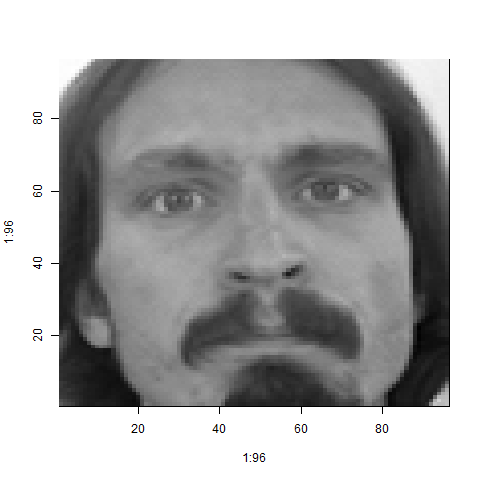
#> input picture img_1.png, 480 x 480 px, found by its file name
$ jupyter execute OpenCV_face_eye_cascade.ipynb
#> lines starting #> are read from the running program, lines starting #| are printed output that depends on the picture; after the words box and inside, x2 and y2 are one past the last pixel; in counts of white or black regions, pixels touching at a corner belong together
[cell 1]
import numpy as np
import cv2

[cell 2]
face_cascade = cv2.CascadeClassifier('C:/Users/Santhosh/Anaconda2/pkgs/opencv-2.4.11-py27_1/Library/share/' \
                                    'OpenCV/haarcascades/haarcascade_frontalface_default.xml')
eye_cascade = cv2.CascadeClassifier('C:/Users/Santhosh/Anaconda2/pkgs/opencv-2.4.11-py27_1/Library/share/' \
                                    'OpenCV/haarcascades/haarcascade_eye.xml')

[cell 3]
img = cv2.imread('C:/Users/Santhosh/Documents/Kaggle/Facial Keypoint Detection/images/img_1.png')
#> img is the input picture: shape (480, 480, 3); mean B, G, R 171.1, 171.1, 171.1
gray = cv2.cvtColor(img, cv2.COLOR_BGR2GRAY)

[cell 4]
faces = face_cascade.detectMultiScale(gray, 1.3)
#> faces = [[78, 54, 353, 353]]
for (x,y,w,h) in faces:
    cv2.rectangle(img,(x,y),(x+w,y+h),(255,0,0),2)
    roi_gray = gray[y:y+h, x:x+w]
    roi_color = img[y:y+h, x:x+w]
    eyes = eye_cascade.detectMultiScale(roi_gray)
    for (ex,ey,ew,eh) in eyes:
        cv2.rectangle(roi_color,(ex,ey),(ex+ew,ey+eh),(0,255,0),2)
#> this loop made 1 pass
#> (x, y, w, h, eyes) on pass 1: (78, 54, 353, 353, [[58, 105, 79, 79], [205, 99, 75, 75]])
#> pass 1, `roi_gray = gray[y:y+h, x:x+w]`:
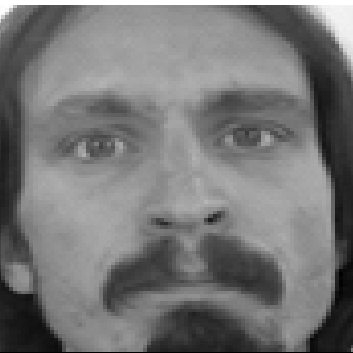
#> roi_gray: shape (353, 353); min 0, max 255, mean 119.1
#> after the loop:
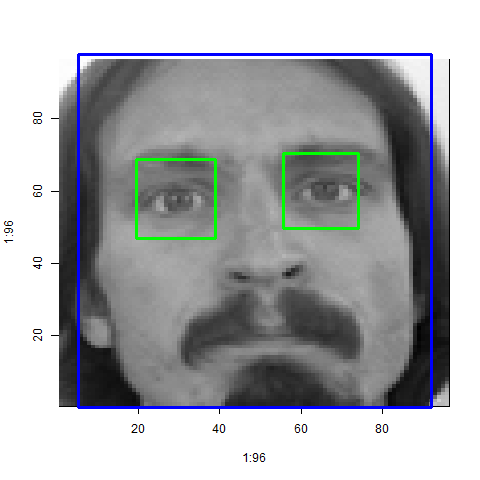
#> img: shape (480, 480, 3); 2.64% of pixels changed, all inside (x1, y1, x2, y2) = (77, 53, 433, 409)
#> after the loop:
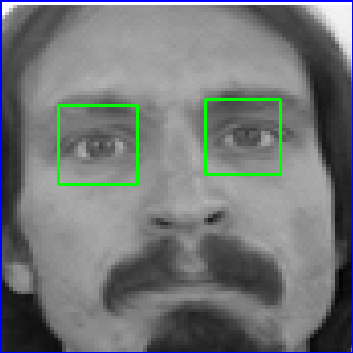
#> roi_color: shape (353, 353, 3); mean B, G, R 119.5, 118.9, 115.2

$ run again, with img_2.png copied over img_1.png
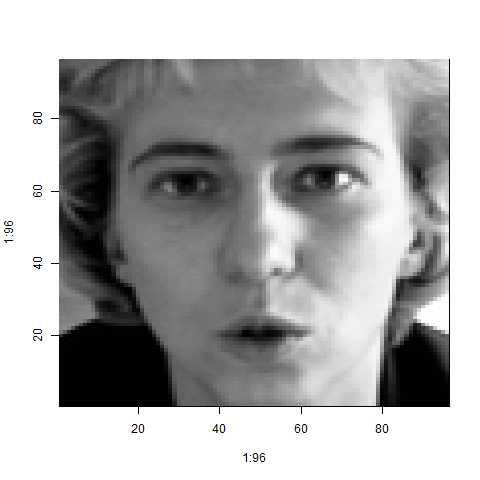
#> input picture img_2.png, 480 x 480 px, found by its file name
#> img is the input picture: shape (480, 480, 3); mean B, G, R 173.6, 173.6, 173.6
#> faces = [[87, 59, 340, 340]]
#> the loop `for (x,y,w,h) in faces:` made 1 pass
#> (x, y, w, h, eyes) on pass 1: (87, 59, 340, 340, [[187, 77, 86, 86], [55, 85, 80, 80]])
#> after the loop `for (x,y,w,h) in faces:`:
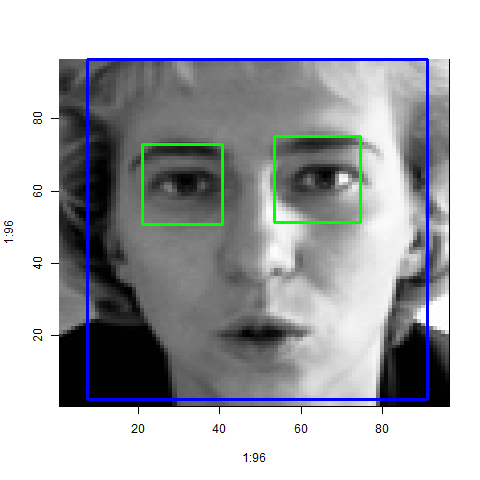
#> img: shape (480, 480, 3); 2.63% of pixels changed, all inside (x1, y1, x2, y2) = (86, 58, 429, 401)
#> after the loop `for (x,y,w,h) in faces:`:
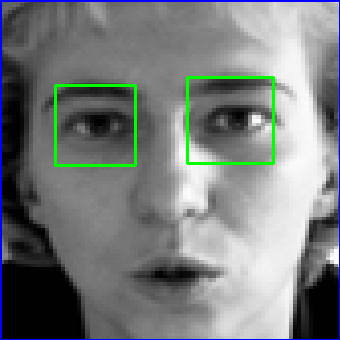
#> roi_color: shape (340, 340, 3); mean B, G, R 124.6, 124.5, 120.1

$ run again, with img_3.png copied over img_1.png
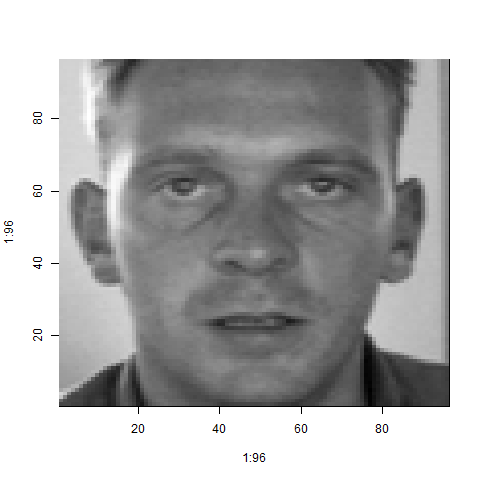
#> input picture img_3.png, 480 x 480 px, found by its file name
#> img is the input picture: shape (480, 480, 3); mean B, G, R 178.3, 178.3, 178.3
#> faces = [[95, 67, 331, 331]]
#> the loop `for (x,y,w,h) in faces:` made 1 pass
#> (x, y, w, h, eyes) on pass 1: (95, 67, 331, 331, [[45, 82, 77, 77], [188, 80, 75, 75], [216, 83, 74, 74]])
#> after the loop `for (x,y,w,h) in faces:`:
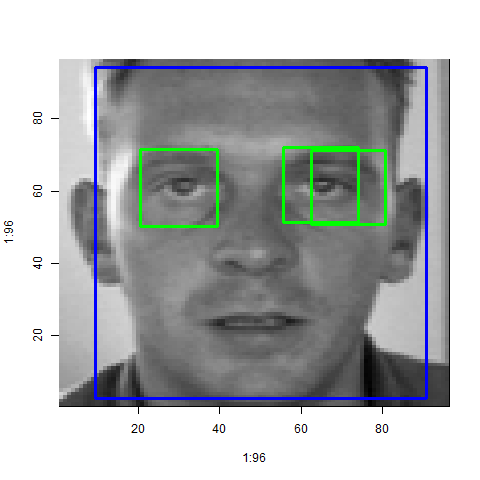
#> img: shape (480, 480, 3); 2.87% of pixels changed, all inside (x1, y1, x2, y2) = (94, 66, 428, 400)
#> after the loop `for (x,y,w,h) in faces:`:
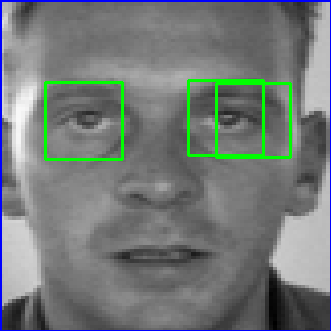
#> roi_color: shape (331, 331, 3); mean B, G, R 120, 121.5, 115.4
